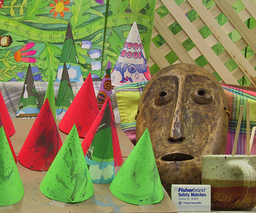
#> input picture HW4/images/Cones/img_left.png, 256 x 213 px, shrunk from 450 x 375 before the run, found by its file name
$ python eval.py --image Tsukuba
#> lines starting #> are read from the running program, lines starting #| are printed output that depends on the picture; after the words box and inside, x2 and y2 are one past the last pixel; in counts of white or black regions, pixels touching at a corner belong together
#> in main, img_left is the input picture: shape (213, 256, 3); mean B, G, R 82.4, 130.2, 132.6
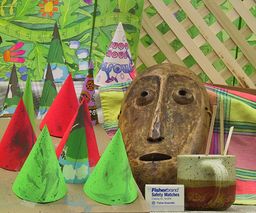
#> input picture HW4/images/Cones/img_right.png, 256 x 213 px, shrunk from 450 x 375 before the run, found by its file name
#> in main, img_right is the input picture: shape (213, 256, 3); mean B, G, R 83.6, 133.3, 137.4
### HW4/computeDisp.py
import numpy as np
import cv2
import cv2.ximgproc as xip


def computeDisp(Il, Ir, max_disp):
#> called with max_disp = 15
    h, w, ch = Il.shape
#> h = 213; w = 256; ch = 3
    labels = np.zeros((h, w), dtype=np.float32)
    Il = Il.astype(np.float32)
    Ir = Ir.astype(np.float32)

    # >>> Cost Computation
    # TODO: Compute matching cost
    # [Tips] Census cost = Local binary pattern -> Hamming distance
    # [Tips] Set costs of out-of-bound pixels = cost of closest valid pixel
    # [Tips] Compute cost both Il to Ir and Ir to Il for later left-right consistency

    # zero padding for 3*3 window
    imgL = cv2.copyMakeBorder(Il, 1 , 1 , 1 , 1, cv2.BORDER_CONSTANT, value=0)
    imgR = cv2.copyMakeBorder(Ir, 1 , 1 , 1 , 1, cv2.BORDER_CONSTANT, value=0)
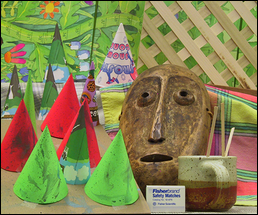
#> imgR: shape (215, 258, 3) float32; mean B, G, R 82.2, 131.1, 135.1
    # zero matrix with shape (9, h, w, ch) to record 9 binary values
    imgL_bin = np.zeros((9, *imgL.shape))
    imgR_bin = np.zeros((9, *imgR.shape))
    idx = 0
    # rolling with 3*3 window
    for x in range(-1, 2):
        for y in range(-1, 2):  # 1 if the value of center if greater than neighbor, else 0.
            maskL = (imgL > np.roll(imgL, [y, x], axis=[0, 1]))
            imgL_bin[idx][maskL] = 1
            maskR = (imgR > np.roll(imgR, [y, x], axis=[0, 1]))
            imgR_bin[idx][maskR] = 1
            idx += 1
#> after the loop, idx = 9
    # remove the padded
    imgL_bin = imgL_bin[:, 1:-1, 1:-1]
    imgR_bin = imgR_bin[:, 1:-1, 1:-1]

    # >>> Cost Aggregation
    # TODO: Refine the cost according to nearby costs
    # [Tips] Joint bilateral filter (for the cost of each disparty)

    # create cost volumes of shape (h,w,N+1) to record Hamming distances under N+1 disparity
    l_cost_volume = np.zeros((max_disp+1, h, w))
    r_cost_volume = np.zeros((max_disp+1, h, w))
    wndw_size = -1 # if it is non-positive, it is computed from sigmaSpace
    sigma_r, sigma_s= 4, 11 # parameter for Joint bilateral filter
    for d in range(max_disp+1):
        l_shift = imgL_bin[:, :, d:].astype(np.uint32)
        r_shift = imgR_bin[:, :, :w-d].astype(np.uint32)
        # compute Hamming distance by xor(a ,b): "^"
        cost = np.sum((l_shift ^ r_shift), axis=0)
        cost = np.sum(cost, axis=2).astype(np.float32) # sum up costs of different channels
        # left-to-right check
        l_cost = cv2.copyMakeBorder(cost, 0, 0, d, 0, cv2.BORDER_REPLICATE)  # fill left border with border_replicate
        l_cost_volume[d] = xip.jointBilateralFilter(Il, l_cost, wndw_size, sigma_r, sigma_s)
        # right-to-left check
        r_cost = cv2.copyMakeBorder(cost, 0, 0, 0, d, cv2.BORDER_REPLICATE)  # fill right border with border_replicate
        r_cost_volume[d] = xip.jointBilateralFilter(Ir, r_cost, wndw_size, sigma_r, sigma_s)
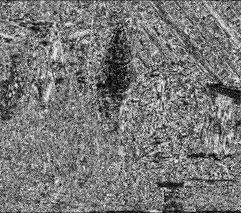
#> cost: shape (213, 241) float32; min 0, max 24, mean 11.3; drawn with min black and max white

    # >>> Disparity Optimization
    # TODO: Determine disparity based on estimated cost.
    # [Tips] Winner-take-all

    # enhance the disparity map
    l_disp_map = np.argmin(l_cost_volume, axis=0)
    r_disp_map = np.argmin(r_cost_volume, axis=0)

    # >>> Disparity Refinement
    # TODO: Do whatever to enhance the disparity map
    # [Tips] Left-right consistency check -> Hole filling -> Weighted median filtering

    # consistency check
    lr_check = np.zeros((h, w), dtype=np.float32)
    x, y = np.meshgrid(range(w),range(h))
    r_x = (x - l_disp_map) # x-DL(x,y)
    mask1 = (r_x >= 0) # coordinate should be non-negative integer
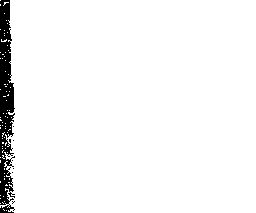
#> mask1: shape (213, 256) bool; 96% white; 8 black regions (7 under 20 px), largest, box (x1, y1, x2, y2) and area: (0, 0, 15, 213) 2149
    l_disp = l_disp_map[mask1]
    r_disp = r_disp_map[y[mask1], r_x[mask1]]
    mask2 = (l_disp == r_disp) # check if DL(x,y) = DR(x-DL(x,y))
    lr_check[y[mask1][mask2], x[mask1][mask2]] = l_disp_map[mask1][mask2]

    # hole filling
    l_labels = np.zeros((h, w), dtype=np.float32)
    r_labels = np.zeros((h, w), dtype=np.float32)
    # pad maximum disparity for the holes in boundary
    lr_check_pad = cv2.copyMakeBorder(lr_check,0,0,1,1, cv2.BORDER_CONSTANT, value=max_disp)
    for y in range(h):
        for x in range(w):
            idx_L, idx_R = 0, 0
            # the disparity map filled by closest valid disparity from left or right
            while lr_check_pad[y, x+1-idx_L] == 0:  # left search (𝐹𝐿)
                idx_L += 1
            l_labels[y, x] = lr_check_pad[y, x+1-idx_L]
            while lr_check_pad[y, x+1+idx_R] == 0:  # right search (𝐹𝑅)
                idx_R += 1
            r_labels[y, x] = lr_check_pad[y, x+1+idx_R]
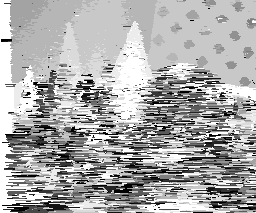
#> l_labels: shape (213, 256) float32; min 1, max 15, mean 10.4; drawn with min black and max white
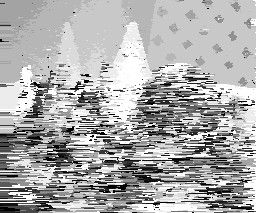
#> r_labels: shape (213, 256) float32; min 1, max 15, mean 10.41; drawn with min black and max white

    # filled disparity map 𝐷 = min(𝐹𝐿 , 𝐹𝑅) (pixel-wise minimum)
    labels = np.min((l_labels, r_labels), axis=0)

    # weighted median filter
    WMF_r = 11
    labels = xip.weightedMedianFilter(Il.astype(np.uint8), labels, WMF_r)
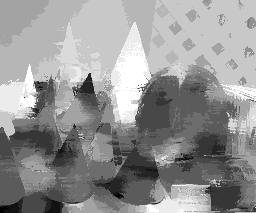
#> labels: shape (213, 256) float32; min 1, max 15, mean 9.14; drawn with min black and max white

    return labels.astype(np.uint8)

### HW4/eval.py
import numpy as np
import cv2
import argparse
import time
import os, glob
from computeDisp import computeDisp

def evaluate(disp_input, disp_gt, scale_factor, threshold=1.0):
    disp_input = np.uint8(disp_input * scale_factor)
    disp_input = np.int32(disp_input/scale_factor)
    disp_gt = np.int32(disp_gt/scale_factor)

    nr_pixel = 0
    nr_error = 0
    h, w = disp_gt.shape
    for y in range(0, h):
        for x in range(0, w):
            if disp_gt[y, x] > 0:
                nr_pixel += 1
                if np.abs(disp_gt[y, x] - disp_input[y, x]) > threshold:
                    nr_error += 1

    return float(nr_error)/nr_pixel

def main():
    parser = argparse.ArgumentParser(description='evaluation function of stereo matching')
    parser.add_argument('--dataset_path', default='./testdata/', help='path to testing dataset')
    parser.add_argument('--image', choices=['Tsukuba', 'Venus', 'Teddy', 'Cones'], required=True, help='choose testing image')
    args = parser.parse_args()

    config = {'Tsukuba': (15, 16),
              'Venus':   (20, 8),
              'Teddy':   (60, 4),
              'Cones':   (60, 4)}

    print('Processing image %s ...'%args.image)
    t0 = time.time()
    img_left = cv2.imread(os.path.join(args.dataset_path, args.image, 'img_left.png'))
    img_right = cv2.imread(os.path.join(args.dataset_path, args.image, 'img_right.png'))
    max_disp, scale_factor = config[args.image]
    labels = computeDisp(img_left, img_right, max_disp)
    print('[Time] %.4f sec' % (time.time()-t0))

    if glob.glob(os.path.join(args.dataset_path, args.image, 'disp_gt.*')):
        gt_path = glob.glob(os.path.join(args.dataset_path, args.image, 'disp_gt.*'))[0]
        img_gt = cv2.imread(gt_path, -1)
        error = evaluate(labels, img_gt, scale_factor)
        print('[Bad Pixel Ratio] %.2f%%' % (error*100))


if __name__ == '__main__':
    main()
